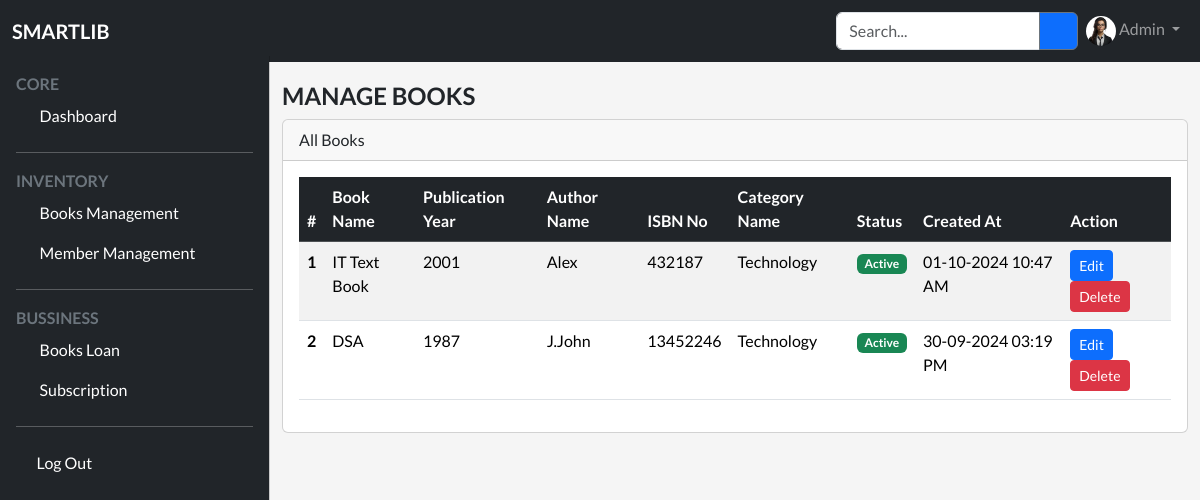
Page /admin/books/index.php on the committed database.
### tables this page shows
CREATE TABLE `books` (
  `guid` varchar(50) NOT NULL,
  `id` int(11) NOT NULL AUTO_INCREMENT,
  `title` varchar(255) DEFAULT NULL,
  `author` varchar(255) DEFAULT NULL,
  `publication_year` varchar(10) DEFAULT NULL,
  `isbn` varchar(255) DEFAULT NULL,
  `category_id` int(11) DEFAULT NULL,
  `status` tinyint(1) NOT NULL DEFAULT 1,
  `created_at` timestamp NOT NULL DEFAULT current_timestamp(),
  `updated_at` timestamp NULL DEFAULT NULL,
  PRIMARY KEY (`id`)
);

CREATE TABLE `categories` (
  `guiid` varchar(50) NOT NULL,
  `id` int(11) NOT NULL AUTO_INCREMENT,
  `name` varchar(255) DEFAULT NULL,
  `created_at` timestamp NOT NULL DEFAULT current_timestamp(),
  `updated_at` timestamp NULL DEFAULT NULL,
  PRIMARY KEY (`id`)
);

### admin/models/book.php (called while the page is built, shortened)
<?php
function getBooks($conn)
{
    $sql = "select b.*, c.name as cat_name from books b
        left join categories c on c.id = b.category_id
        order by id desc";
    $result = $conn->query($sql);
    return $result;
}

### admin/books/index.php (the view, shortened to what this page needs)
<?php
include_once("../../config/database.php");
include_once("../models/book.php");
$books = getBooks($conn);
include_once("../../include/header.php");
include_once("../../include/topbar.php");
include_once("../../include/sidebar.php");
?>
<main class="mt-1 pt-3">
    <div class="container-fluid">
        <div class="row">
            <div class="col-md-12">
                <h4 class="fw-bold text-uppercase"> Manage Books </h4>
            </div>
            <div class="col-md-12">
                <div class="card">
                    <div class="card-header">
                        All Books
                    </div>
                    <div class="card-body">
                        <div class="table-responsive">
                            <table id="data-table" class="table table-responsive table-striped" style="width:100%">
                                <thead class="table-dark">
                                    <tr>
                                        <th scope="col">#</th>
                                        <th scope="col">Book Name</th>
                                        <th scope="col">Publication Year</th>
                                        <th scope="col">Author Name</th>
                                        <th scope="col">ISBN No</th>
                                        <th scope="col">Category Name</th>
                                        <th scope="col">Status</th>
                                        <th scope="col">Created At</th>
                                        <th scope="col">Action</th>
                                    </tr>
                                </thead>
                                <tbody>
                                    <?php
                                    if ($books->num_rows > 0) {
                                        $i = 1;
                                        while ($row = $books->fetch_assoc()) {
                                    ?>
                                    <tr>
                                        <th scope="row"><?php echo $i++ ?></th>
                                        <td><?php echo $row['title'] ?></td>
                                        <td><?php echo $row['publication_year'] ?></td>
                                        <td><?php echo $row['author'] ?></td>
                                        <td><?php echo $row['isbn'] ?></td>
                                        <td><?php echo $row['cat_name'] ?></td>
                                        <td>
                                            <?php
                                            if ($row['status'] == 1) {
                                                echo '<span class="badge text-bg-success">Active</span>';
                                            } else {
                                                echo '<span class="badge text-bg-danger">Inactive</span>';
                                            }
                                            ?>
                                        </td>
                                        <td><?php echo date("d-m-Y h:i A", strtotime($row['created_at'])) ?></td>
                                        <td>
                                            <a href="<?php echo ADMIN_BASE_URL.'/books/edit.php?'.$row['guid'] ?>" class="btn btn-primary btn-sm">
                                                Edit
                                            </a>
                                            <a href="<?php echo ADMIN_BASE_URL.'/books/delete.php?'.$row['guid'] ?>" class="btn btn-danger btn-sm">
                                                Delete
                                            </a>
                                        </td>
                                    </tr>
                                    <?php
                                        }
                                    }
                                    ?>
                                </tbody>
                            </table>
                        </div>
                    </div>
                </div>
            </div>
        </div>
    </div>
</main>
<?php include_once("../../include/footer.php") ?>

### include/header.php (shortened to what this page needs)
<!DOCTYPE html>
<html lang="en">
<head>
    <link rel="stylesheet" href="<?php echo BASE_URL ?>assets/css/bootstrap.min.css"/>
    <link rel="stylesheet" href="<?php echo BASE_URL ?>assets/css/style.css"/>
    </head>
    <body>

### include/topbar.php (shortened to what this page needs)
<nav class="navbar navbar-expand-lg navbar-dark bg-dark">
         <div class="container-fluid">
      <a class="navbar-brand text-uppercase fw-bold text-uppercase me-auto "
      href="#">Smartlib</a>
           <div class="collapse navbar-collapse"
           id="navbarSupportedContent">
           <form class="d-flex ms-auto" role="search">
             <div class="input-group my-3 my-lg-0 ">
                 <input
                 type="text"
                 class="form-control"
                  placeholder="Search..."
                 aria-describedby="button-addon2"
                 />
                 <button class="btn btn-outline-secondary btn-primary text-white"
                         type="button"
                         id="button-addon2"
                         aria-label="Search">
                     <i class="fa-solid fa-magnifying-glass"></i>
                 </button>
               </div>
           </form>
             <ul class="navbar-nav mb-2 mb-lg-0">
               <li class="nav-item dropdown">
                 <a class="nav-link dropdown-toggle" href="#"
                 role="button" data-bs-toggle="dropdown"
                 aria-expanded="false"
                 >
                 <img src="<?php echo BASE_URL ?>assets/images/user.jpeg" class="user-icon" alt="User icon"/>
                   Admin
                 </a>
               </li>
             </ul>
           </div>
         </div>
     </nav>

### include/sidebar.php (shortened to what this page needs)
<div class="offcanvas offcanvas-start bg-dark text-white sidebar-nav"
          tabindex="-1"
          id="offcanvasExample"
          aria-labelledby="offcanvasExampleLabel">
          <div class ="offcanvas-body">
          <ul class="navbar-nav">
            <li class="nav-item">
                <div class="text-secondary text-uppercase fw-bold">Core</div>
            </li>
            <li class="nav-item">
              <a class="nav-link active" aria-current="page"
              href="./subscrption-purchase-history.php" ><i class="fas fa-tachometer-alt me-2"></i> Dashboard </a>
            </li>
            <li class="nav-item my-0">
               <hr/>
            </li>
            <li class="nav-item">
                <div class="text-secondary text-uppercase fw-bold">Inventory</div>
            </li>
            <li class="nav-item">
                <a class="nav-link sidebar-link"
                data-bs-toggle="collapse"
                href="#BooksMgmt"
                role="button"
                aria-expanded="false"
                aria-controls="BooksMgmt"> <i class="fas fa-book me-2"></i> Books Management
                <span class="right-icon float-end">
                    <i class="fas fa-chevron-down"></i></span>
                  </a>
              </li>
              <li class="nav-item">
                <a class="nav-link sidebar-link"
                data-bs-toggle="collapse"
                href="#MemberMgmt"
                role="button"
                aria-expanded="false"
                aria-controls="MemberMgmt"
                > <i class="fas fa-users me-2"></i>  Member Management
                <span class="right-icon float-end">
                    <i class="fas fa-chevron-down"></i></span>
                  </a>
                  <div class="collapse" id="MemberMgmt">
                    <div >
                            <li class="nav-item my-0">
                                <hr/>
                            </li>
                            <li class="nav-item">
                                 <div class="text-secondary text-uppercase fw-bold">Bussiness</div>
                            </li>
                            <li class="nav-item">
                                <a class="nav-link sidebar-link"
                                data-bs-toggle="collapse"
                                href="#BooksLoan"
                                role="button"
                                aria-expanded="false"
                                aria-controls="BooksLoan"
                                > <i class="fa-solid fa-book-open me-2"></i> Books Loan
                                <span class="right-icon float-end">
                                    <i class="fas fa-chevron-down"></i></span>
                                  </a>
                                  <div class="collapse" id="BooksLoan">
                                    <div >
                                        <li class="nav-item">
                                            <a class="nav-link sidebar-link"
                                            data-bs-toggle="collapse"
                                            href="#subscriptionMgmt"
                                            role="button"
                                            aria-expanded="false"
                                            aria-controls="subscriptionMgmt"
                                            > <i class="fa-solid fa-rupee-sign me-2 "></i> Subscription
                                            <span class="right-icon float-end">
                                                <i class="fas fa-chevron-down"></i></span>
                                              </a>
                                            <div class="collapse" id="subscriptionMgmt">
                                                <div >
                                                    <li class="nav-item my-0">
                                                        <hr/>
                                                    </li>
                                                     <a class="nav-item">
                                                        <a class="nav-link active" aria-current="page" href="#">
                                                            <i class="fa-solid fa-right-from-bracket me-2"></i>Log Out </a>
                                                </div>
                                            </div>

### include/footer.php (shortened to what this page needs)
</body>
</html>

### assets/css/style.css (style rules this page uses)
body { font-family: "Lato", sans-serif; background-color: #f5f5f5; height: 100vh; }
:root { --offcanvas-width: 270px; --topNavbarHeight: 56px; }
.user-icon { width: 30px; border-radius: 100%; }
.sidebar-nav { width: var(--offcanvas-width) !important; }
.sidebar-link .right-icon { transition: all 0.2s; }
@media (min-width: 992px) { body { overflow: auto !important; } }
@media (min-width: 992px) { .sidebar-nav { transform: none !important; visibility: visible !important; top: var(--topNavbarHeight) !important; } }
@media (min-width: 992px) { main { margin-left: var(--offcanvas-width); } }

### rows in the picture
books: title "IT Text Book", publication_year "2001", author "Alex", isbn "432187", category.name "Technology", status "Active", created_at "01-10-2024 10:47 AM"
books: title "DSA", publication_year "1987", author "J.John", isbn "13452246", category.name "Technology", status "Active", created_at "30-09-2024 03:19 PM"
